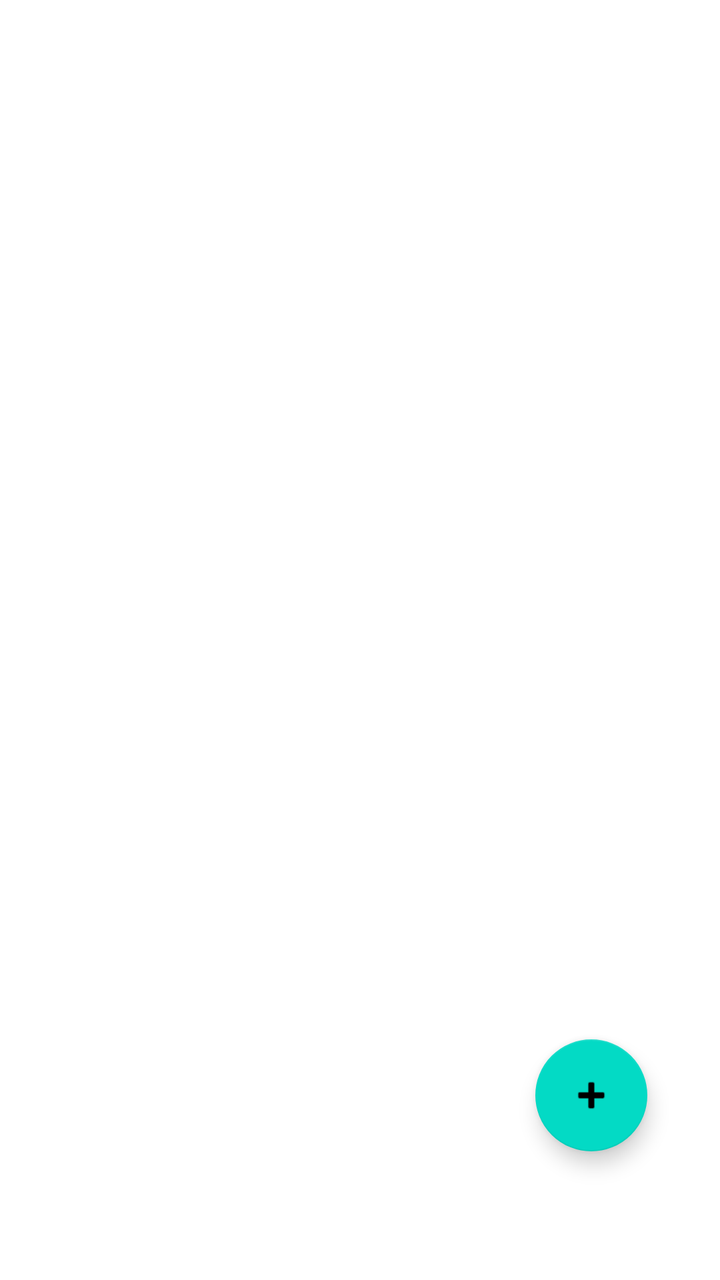
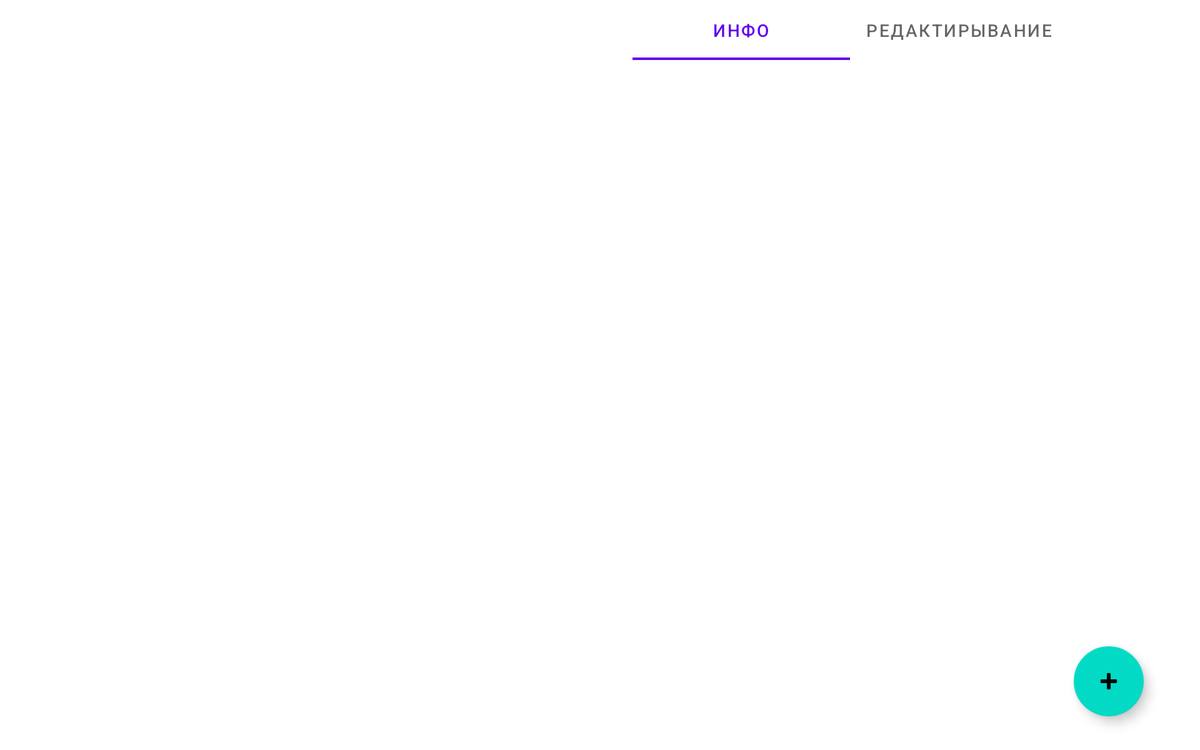

One screen, two layout resources from the same app: the default and the repository's alternative for another configuration. Each is rendered where Android would select it; the XML of both is given below.
<!-- AndroidManifest.xml: application theme Theme.FirstApp -->
<!-- res/layout/activity_main_1.xml -->
<?xml version="1.0" encoding="utf-8"?>
<androidx.constraintlayout.widget.ConstraintLayout xmlns:android="http://schemas.android.com/apk/res/android"
    xmlns:app="http://schemas.android.com/apk/res-auto"
    xmlns:tools="http://schemas.android.com/tools"
    android:layout_width="match_parent"
    android:layout_height="match_parent">

    <androidx.recyclerview.widget.RecyclerView
        android:id="@+id/myRecyclerVoew"
        android:layout_width="match_parent"
        android:layout_height="match_parent"
        app:layout_constraintEnd_toEndOf="parent"
        app:layout_constraintStart_toStartOf="parent"
        tools:layout_editor_absoluteY="-334dp" />

    <com.google.android.material.floatingactionbutton.FloatingActionButton
        android:id="@+id/floatingActionButton"
        android:layout_width="wrap_content"
        android:layout_height="wrap_content"
        android:clickable="true"
        app:layout_constraintBottom_toBottomOf="parent"
        app:layout_constraintEnd_toEndOf="@+id/myRecyclerVoew"
        app:layout_constraintHorizontal_bias="0.881"
        app:layout_constraintStart_toStartOf="parent"
        app:layout_constraintTop_toTopOf="@+id/myRecyclerVoew"
        app:layout_constraintVertical_bias="0.89"
        app:srcCompat="@android:drawable/ic_input_add" />
</androidx.constraintlayout.widget.ConstraintLayout>
<!-- resources referenced by this layout -->
<resources>
  <style name="Theme.FirstApp" parent="Theme.MaterialComponents.DayNight.DarkActionBar">
          
          <item name="colorPrimary">@color/purple_500</item>
          <item name="colorPrimaryVariant">@color/purple_700</item>
          <item name="colorOnPrimary">@color/white</item>
          
          <item name="colorSecondary">@color/teal_200</item>
          <item name="colorSecondaryVariant">@color/teal_700</item>
          <item name="colorOnSecondary">@color/black</item>
          
          <item name="android:statusBarColor" tools:targetApi="l">?attr/colorPrimaryVariant</item>
          
      </style>
  <color name="purple_500">#FF6200EE</color>
  <color name="purple_700">#FF3700B3</color>
  <color name="white">#FFFFFFFF</color>
  <color name="teal_200">#FF03DAC5</color>
  <color name="teal_700">#FF018786</color>
  <color name="black">#FF000000</color>
</resources>
<!-- res/layout-w900dp/activity_main_1.xml (the repository's variant of the layout above) -->
<!-- drawn on a 7-inch tablet turned sideways -->
<?xml version="1.0" encoding="utf-8"?>
<androidx.constraintlayout.widget.ConstraintLayout xmlns:android="http://schemas.android.com/apk/res/android"
    xmlns:app="http://schemas.android.com/apk/res-auto"
    xmlns:tools="http://schemas.android.com/tools"
    android:layout_width="match_parent"
    android:layout_height="match_parent">

    <LinearLayout
        android:id="@+id/detailActivityRoot"
        android:layout_width="0dp"
        android:layout_height="match_parent"
        android:orientation="vertical"
        app:layout_constraintEnd_toEndOf="parent"
        app:layout_constraintStart_toEndOf="@+id/myRecyclerVoew">

        <com.google.android.material.tabs.TabLayout
            android:id="@+id/tabLayout"
            android:layout_width="match_parent"
            android:layout_height="wrap_content">

            <com.google.android.material.tabs.TabItem
                android:layout_width="wrap_content"
                android:layout_height="wrap_content"
                android:text="Инфо" />

            <com.google.android.material.tabs.TabItem
                android:layout_width="wrap_content"
                android:layout_height="wrap_content"
                android:text="Редактирывание" />

        </com.google.android.material.tabs.TabLayout>

        <androidx.viewpager2.widget.ViewPager2
            android:id="@+id/viewPager"
            android:layout_width="match_parent"
            android:layout_height="match_parent" />

    </LinearLayout>

    <androidx.recyclerview.widget.RecyclerView
        android:id="@+id/myRecyclerVoew"
        android:layout_width="400dp"
        android:layout_height="match_parent"
        app:layout_constraintStart_toStartOf="parent"
        tools:layout_editor_absoluteY="-334dp" />

    <com.google.android.material.floatingactionbutton.FloatingActionButton
        android:id="@+id/floatingActionButton"
        android:layout_width="wrap_content"
        android:layout_height="wrap_content"
        android:clickable="true"
        app:layout_constraintBottom_toBottomOf="parent"
        app:layout_constraintEnd_toEndOf="parent"
        app:layout_constraintHorizontal_bias="0.95"
        app:layout_constraintStart_toStartOf="parent"
        app:layout_constraintTop_toTopOf="@+id/myRecyclerVoew"
        app:layout_constraintVertical_bias="0.95"
        app:srcCompat="@android:drawable/ic_input_add" />
</androidx.constraintlayout.widget.ConstraintLayout>
